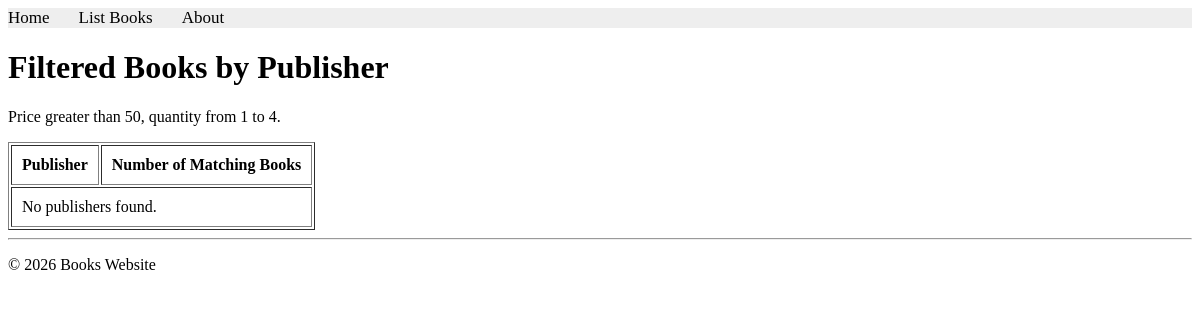
The page /books/lab9/task6 on the database as committed earlier.
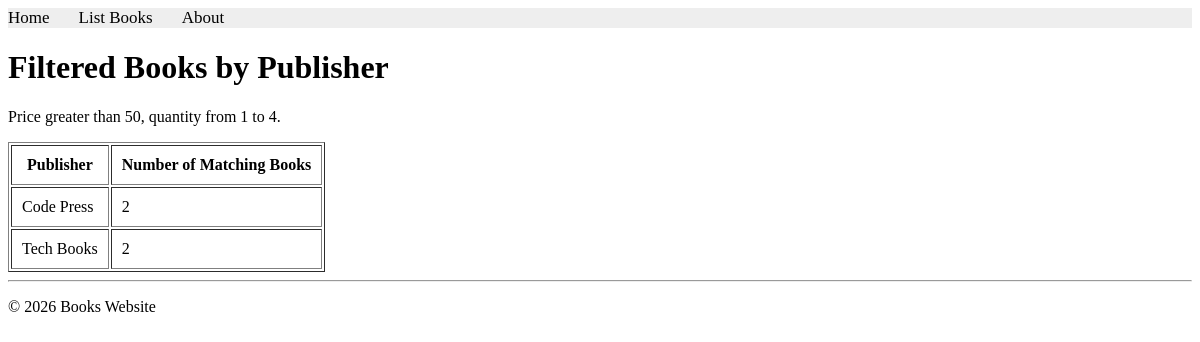
The same page on the database as committed later.
### apps/bookmodule/models.py (models this page shows)
class Publisher(models.Model):
    name = models.CharField(max_length=200)
    location = models.CharField(max_length=300)

### apps/bookmodule/views.py (the view)
# urls.py: path("lab9/task6", views.lab9_task6, name="lab9_task6"),
def lab9_task6(request):
    publishers = Publisher.objects.annotate(
        matching_books_count=Count(
            "book",
            filter=Q(
                book__price__gt=50,
                book__quantity__gte=1,
                book__quantity__lt=5
            )
        )
    ).order_by("name")
    return render(
        request,
        "bookmodule/publisherFilteredBooks.html",
        {"publishers": publishers}
    )

### apps/templates/bookmodule/publisherFilteredBooks.html (shortened to what this page needs)
{% extends "layouts/base.html" %}
{% block content %}
<h1>Filtered Books by Publisher</h1>
<p>Price greater than 50, quantity from 1 to 4.</p>
<table border="1" cellpadding="10">
    <tr>
        <th>Publisher</th>
        <th>Number of Matching Books</th>
    </tr>
    {% for publisher in publishers %}
    <tr>
        <td>{{ publisher.name }}</td>
        <td>{{ publisher.matching_books_count }}</td>
    </tr>
    {% empty %}
    <tr>
        <td colspan="2">No publishers found.</td>
    </tr>
    {% endfor %}
</table>
{% endblock content %}

Rows that differ between the two databases and show on the page:
added Publisher: name "Code Press", matching_books_count "2"
added Publisher: name "Tech Books", matching_books_count "2"
Other text that changed with them:
text no longer shown: "No publishers found."
